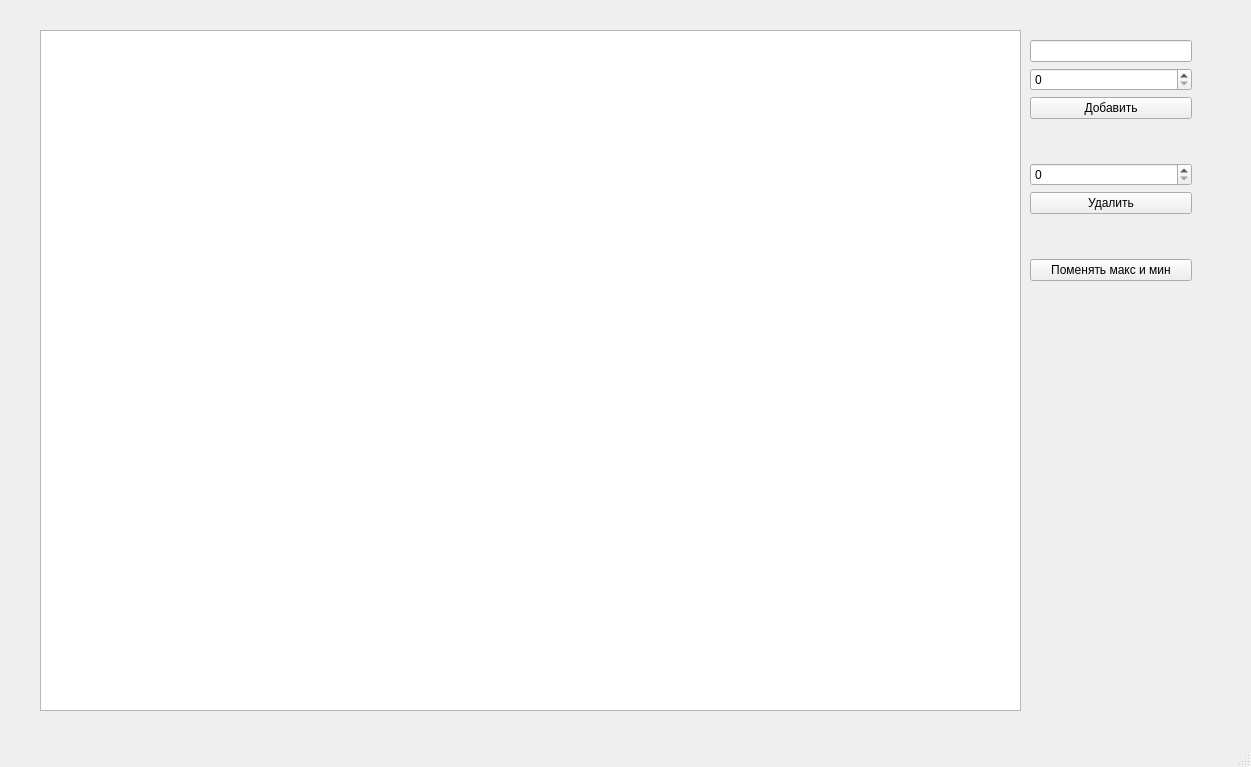
<?xml version="1.0" encoding="UTF-8"?>
<ui version="4.0">
 <class>MainWindow</class>
 <widget class="QMainWindow" name="MainWindow">
  <property name="geometry">
   <rect>
    <x>0</x>
    <y>0</y>
    <width>1251</width>
    <height>767</height>
   </rect>
  </property>
  <property name="windowTitle">
   <string>MainWindow</string>
  </property>
  <widget class="QWidget" name="centralwidget">
   <widget class="TreeView" name="tree_view">
    <property name="geometry">
     <rect>
      <x>40</x>
      <y>30</y>
      <width>981</width>
      <height>681</height>
     </rect>
    </property>
   </widget>
   <widget class="QWidget" name="verticalLayoutWidget">
    <property name="geometry">
     <rect>
      <x>1030</x>
      <y>40</y>
      <width>162</width>
      <height>241</height>
     </rect>
    </property>
    <layout class="QVBoxLayout" name="verticalLayout">
     <item>
      <widget class="QLineEdit" name="lineEdit"/>
     </item>
     <item>
      <widget class="QSpinBox" name="AppendBox"/>
     </item>
     <item>
      <widget class="QPushButton" name="AppendButton">
       <property name="text">
        <string>Добавить</string>
       </property>
      </widget>
     </item>
     <item>
      <spacer name="verticalSpacer">
       <property name="orientation">
        <enum>Qt::Vertical</enum>
       </property>
       <property name="sizeHint" stdset="0">
        <size>
         <width>20</width>
         <height>40</height>
        </size>
       </property>
      </spacer>
     </item>
     <item>
      <widget class="QSpinBox" name="DeleteBox"/>
     </item>
     <item>
      <widget class="QPushButton" name="DeleteButton">
       <property name="text">
        <string>Удалить</string>
       </property>
      </widget>
     </item>
     <item>
      <spacer name="verticalSpacer_2">
       <property name="orientation">
        <enum>Qt::Vertical</enum>
       </property>
       <property name="sizeHint" stdset="0">
        <size>
         <width>20</width>
         <height>40</height>
        </size>
       </property>
      </spacer>
     </item>
     <item>
      <widget class="QPushButton" name="swapButton">
       <property name="text">
        <string>Поменять макс и мин</string>
       </property>
      </widget>
     </item>
    </layout>
   </widget>
  </widget>
  <widget class="QMenuBar" name="menubar">
   <property name="geometry">
    <rect>
     <x>0</x>
     <y>0</y>
     <width>1251</width>
     <height>22</height>
    </rect>
   </property>
  </widget>
  <widget class="QStatusBar" name="statusbar"/>
 </widget>
 <customwidgets>
  <customwidget>
   <class>TreeView</class>
   <extends>QTextEdit</extends>
   <header location="global">treeview.h</header>
  </customwidget>
 </customwidgets>
 <resources/>
 <connections/>
</ui>
